Frame 1 (no input): blank canvas, image omitted
Frame 60 (the mouse pressed at the canvas centre just before this capture): blank canvas, image omitted
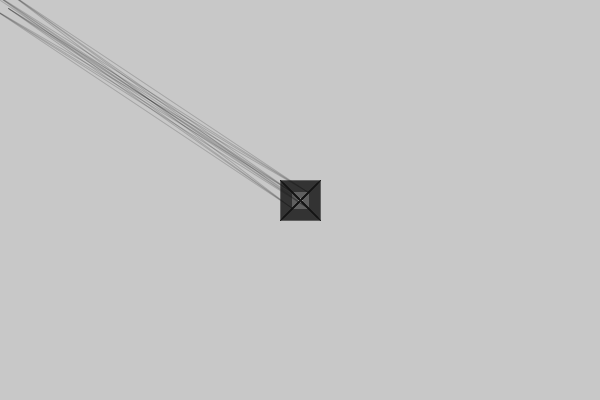
Frame 120 (the mouse held since frame 60 and released just before this capture)

The Processing sketch whose frames 1 and 60 were blank and that drew this single picture after the mouse press (run headless with seeded random() and noise(); from frame 60 on, the mouse is pressed at the canvas centre):

// Processing sketch: processing_39107
// ── processing_39107.pde

void setup(){
  size(600,400);
  background(200);
  smooth();
  println();
};

int dec=8;
boolean bascul1=true;

void draw(){
  frameRate(30);
  stroke(20,50);
  if(mousePressed){
   line(mouseX,mouseY,pmouseX,pmouseY);
   line(mouseX+dec,mouseY+dec,pmouseX+dec,pmouseY+dec);
   line(mouseX-dec,mouseY-dec,pmouseX-dec,pmouseY-dec);
   line(mouseX+dec,mouseY+dec,pmouseX-dec,pmouseY-dec);
   line(mouseX-dec,mouseY-dec,pmouseX+dec,pmouseY+dec);
   line(mouseX+dec,mouseY-dec,pmouseX+dec,pmouseY-dec);
   line(mouseX-dec,mouseY+dec,pmouseX-dec,pmouseY+dec);
   line(mouseX-dec,mouseY+dec,pmouseX+dec,pmouseY+dec);
   line(mouseX+dec,mouseY-dec,pmouseX+dec,pmouseY+dec);
   line(mouseX+dec,mouseY+dec,pmouseX-dec,pmouseY+dec);
   line(mouseX+dec,mouseY+dec,pmouseX+dec,pmouseY-dec);
   line(mouseX-dec,mouseY+dec,pmouseX+dec,pmouseY-dec);
   line(mouseX+dec,mouseY-dec,pmouseX-dec,pmouseY+dec);
   line(mouseX-dec,mouseY-dec,pmouseX-dec,pmouseY+dec);
   line(mouseX+dec,mouseY-dec,pmouseX-dec,pmouseY-dec);
   line(mouseX-dec,mouseY+dec,pmouseX-dec,pmouseY-dec);
   line(mouseX-dec,mouseY-dec,pmouseX+dec,pmouseY-dec);
   if(bascul1==true){dec++;};
   if(bascul1==false){dec--;};
  }
 
 if(dec==20){bascul1=false;};
 if(dec==2){bascul1=true;};
 }
 
 void keyPressed(){
   if(key=='e'){
     background(200);
   }
 }                              
